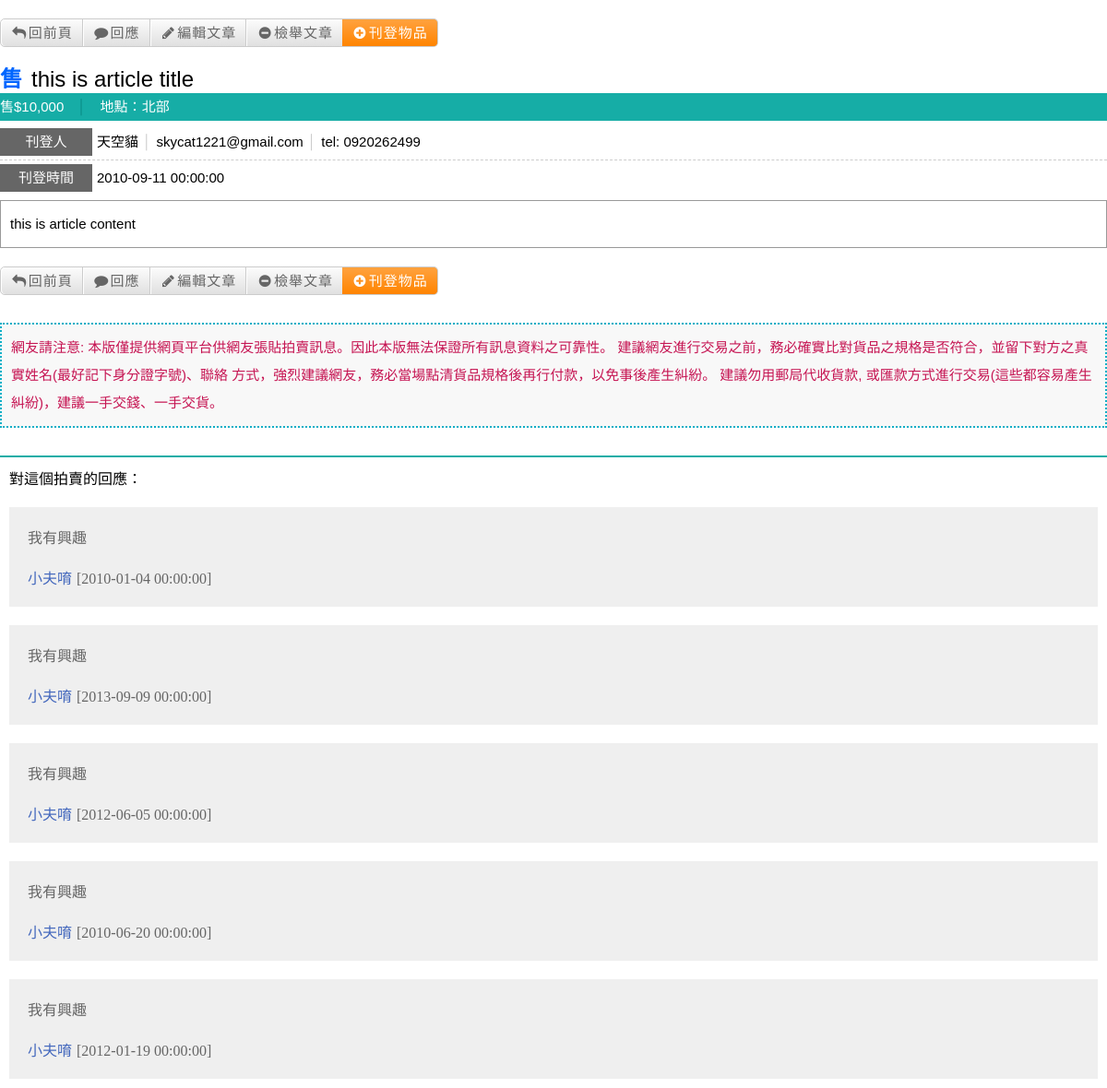
The page /sh_article.php?article_id=2 on the database its author committed.
### tables this page shows
CREATE TABLE IF NOT EXISTS `tblArticle` (
  `article_id` int(10) unsigned NOT NULL AUTO_INCREMENT,
  `user_id` int(10) unsigned NOT NULL,
  `sh_sub_category_id` int(10) unsigned NOT NULL,
  `article_title` varchar(128) DEFAULT NULL,
  `article_content` text,
  `article_sh_trade_status` int(10) unsigned NOT NULL,
  `article_sh_price` int(10) unsigned NOT NULL,
  `article_sh_area` int(10) unsigned NOT NULL,
  `article_email` varchar(254) DEFAULT NULL,
  `article_phone_number` char(10) DEFAULT NULL,
  `article_img_url1` varchar(2000) DEFAULT NULL,
  `article_img_url2` varchar(2000) DEFAULT NULL,
  `article_create_time` datetime NOT NULL,
  `article_update_time` datetime NOT NULL,
  PRIMARY KEY (`article_id`)
);

CREATE TABLE IF NOT EXISTS `tblReply` (
  `reply_id` int(10) unsigned NOT NULL AUTO_INCREMENT,
  `article_id` int(10) unsigned NOT NULL,
  `user_id` int(10) unsigned NOT NULL,
  `reply_content` text NOT NULL,
  `reply_create_time` datetime NOT NULL,
  `reply_update_time` datetime NOT NULL,
  PRIMARY KEY (`reply_id`)
);

### common.inc.php (called while the page is built, shortened)
<?php
require_once("shdb.inc.php");
$area_names = array(1 => "北部", 2 => "中部", 3 => "南部", 4 => "花東", 5 => "離島", 9 => "其他");
$trade_status_names = array(1 => "售", 2 => "徵", 3 => "交換", 4 => "團購");
?>

### shdb.inc.php (called while the page is built, shortened)
<?php
class DB {
	private static $_db;
	private function __construct() {
		try {
			self::$_db = new PDO("mysql:host=localhost;dbname=dcview;charset=UTF8", "root", "9999");
			self::$_db->setAttribute(PDO::ATTR_ERRMODE, PDO::ERRMODE_EXCEPTION);
		} catch (PDOException $e) {
			echo "Connection failed: ".$e->getMessage();
		}
	}
	public static function getPDO() {
		return self::$_db;
	}
}
class RecordModel {
	private $_fields = array();
	private $_tableReference = "";
	private $_whereCond = "";
	public function __construct($table_name) {
		$this->_tableReference = $table_name;
	}
	public function read() {
		if (is_array($this->_fields) && count($this->_fields) > 0) {
			$fields = implode(",", $this->_fields);
		} else {
			$fields = "*";
		}
		$where_clause = "1 = 1";
		if (is_array($this->_whereCond) && count($this->_whereCond) > 0) {
			$where_clause = implode(" AND ", array_keys($this->_whereCond));
		}
		$sql = array();
		array_push($sql, "SELECT", $fields, "FROM", $this->_tableReference, "WHERE", $where_clause);
		try {
			$ps = DB::getPDO()->prepare(implode(" ", $sql));
			$ps->execute(array_values($this->_whereCond));
			return $ps->fetchAll(PDO::FETCH_ASSOC);
		} catch (PDOException $e) {
			echo $e->getMessage();
		}
	}
	public function initReadSQL($fields, $where_cond = "", $table_reference = "", $order_by_clause = "", $limit = "", $offset = "") {
		$this->_fields = $fields;
		if ($where_cond !== "") {
			$this->_whereCond = $where_cond;
		}
		$this->_orderByClause = $order_by_clause;
		$this->_limit = $limit;
	}
}
?>

### sh_article.php (the view, shortened to what this page needs)
<?php
require_once("common.inc.php");
$fields = array("article_id", "content", "submit");
$post_data = array_intersect_key($_POST, array_fill_keys($fields, null));
if (isset($_GET["article_id"])) {
	$article_id = (int)$_GET["article_id"];
	$ta = new TblArticle();
	$fields = array("*");
	$where_cond = array("article_id = ?" => $article_id);
	$ta->initReadSQL($fields, $where_cond);
	$article_record = $ta->read();
	if (count($article_record) == 1) {
		$article_record = $article_record[0];
	} else {
		exit();
	}
} else if (count($post_data) == count($fields)) {
	$article_id = (int)$post_data["article_id"];
	$now = date("Y-m-d H:i:s");
	if ($post_data["submit"] == "reply") {
		$record = array(
			"article_id" => $article_id,
			"user_id" => 1,
			"reply_content" => htmlentities(str_replace("<br>", "\n", $post_data["content"])),
			"reply_create_time" => $now,
			"reply_update_time" => $now,
		);
		$tr = new TblReply();
		$tr->create($record);
	} else if ($post_data["submit"] == "edit") {
		$record = array(
			"article_content" => htmlentities(str_replace("<br>", "\n", $post_data["content"])),
			"article_update_time" => $now,
		);
		$where_cond = array("article_id = ?" => $article_id);
		$ta = new TblArticle();
		$ta->update($record, $where_cond);
	} else if ($post_data["submit"] == "report") {
		$record = array(
			"article_id" => $article_id,
			"user_id" => 1,
			"report_comment" => htmlentities($post_data["content"]),
			"report_create_time" => $now,
		);
		$tr = new TblReport();
		$tr->create($record);
	} else {
	}
	header("Location: {$_SERVER["PHP_SELF"]}?article_id=$article_id");
	exit();
} else {
	exit();
}
?>
<!DOCTYPE html PUBLIC "-//W3C//DTD XHTML 1.0 Transitional//EN" "http://www.w3.org/TR/xhtml1/DTD/xhtml1-transitional.dtd">
<html xmlns="http://www.w3.org/1999/xhtml">
<head>
<link rel="stylesheet" href="css/kickstart.css" media="all" />
<link rel="stylesheet" href="css/form_style.css" media="all" />
<link rel="stylesheet" href="css/magnific-popup.css">
</head>
<body>
<div class="button_style">
<ul class="button-bar">
<li><a href="<?php echo (isset($_SERVER["HTTP_REFERER"])) ? $_SERVER["HTTP_REFERER"]: "sh_list.php"; ?>"><i class="icon-reply"></i>回前頁</a></li>
<li><a href="#reply-popup" class="open-reply-popup-link"><i class="icon-comment"></i>回應</a></li>
<li><a href="#edit-popup" class="open-edit-popup-link"><i class="icon-pencil"></i>編輯文章</a></li>
<li><a href="#report-popup" class="open-report-popup-link"><i class=" icon-minus-sign"></i>檢舉文章</a></li>
<li class="last"><a href="sh_post.php"><i class="icon-plus-sign"></i>刊登物品</a></li>
</ul>
</div>
<div class="p_content">
<h3><span><?php echo $trade_status_names[$article_record["article_sh_trade_status"]]; ?></span><?php echo $article_record["article_title"]; ?></h3>
<ul class="title">
<li>售$<?php echo number_format($article_record["article_sh_price"]); ?><span class="symbo2">│</span></li>
<li>地點：<?php echo $area_names[$article_record["article_sh_area"]]; ?></li>
</ul>
<div class="title01">
<ul>
<li class="po">刊登人</li>
<li>天空貓<span class="symbol">│</span></li>
<li>skycat1221@gmail.com<span class="symbol">│</span></li>
<li>tel: 0920262499</li>
</ul>
</div>
<div class="title01_1">
<ul>
<li class="po">刊登時間</li>
<li><?php echo $article_record["article_create_time"]; ?></li>
</ul>
</div>
<div class="title02">
<p><?php echo str_replace("\n", "<br>", $article_record["article_content"]); ?></p>
</div>
<div class="button_style">
<ul class="button-bar">
<li><a href="<?php echo (isset($_SERVER["HTTP_REFERER"])) ? $_SERVER["HTTP_REFERER"]: "sh_list.php"; ?>"><i class="icon-reply"></i>回前頁</a></li>
<li><a href="#reply-popup" class="open-reply-popup-link"><i class="icon-comment"></i>回應</a></li>
<li><a href="#edit-popup" class="open-edit-popup-link"><i class="icon-pencil"></i>編輯文章</a></li>
<li><a href="#report-popup" class="open-report-popup-link"><i class=" icon-minus-sign"></i>檢舉文章</a></li>
<li class="last"><a href="sh_post.php"><i class="icon-plus-sign"></i>刊登物品</a></li>
</ul>
</div>
<div class="title03">
<p>網友請注意:
本版僅提供網頁平台供網友張貼拍賣訊息。因此本版無法保證所有訊息資料之可靠性。
建議網友進行交易之前，務必確實比對貨品之規格是否符合，並留下對方之真實姓名(最好記下身分證字號)、聯絡 方式，強烈建議網友，務必當場點清貨品規格後再行付款，以免事後產生糾紛。
建議勿用郵局代收貨款, 或匯款方式進行交易(這些都容易產生糾紛)，建議一手交錢、一手交貨。</p>
</div>
<div class="title04">
<span>對這個拍賣的回應：</span>
<?php
$tr = new TblReply();
$fields = array("user_id", "reply_content", "reply_create_time");
$where_cond = array("article_id = ?" => $article_id);
$tr->initReadSQL($fields, $where_cond);
$reply_list = $tr->read();
foreach ($reply_list as $value) {
?>
<ul>
<li class="first"><?php echo str_replace("\n", "<br>", $value["reply_content"]); ?></li>
<li>小夫唷<span>[<?php echo $value["reply_create_time"]; ?>]</span></li>
</ul>
<?php
}
?>
</div>
</div>
</body>
</html>

### css/kickstart.css (style rules this page uses)
* { -webkit-box-sizing: border-box; -moz-box-sizing: border-box; box-sizing: border-box; }
a { color:#6e6e6e; text-decoration:none; letter-spacing:1px; }
a [class^="icon-"] { color:inherit;text-decoration:none; }
h1,h2,h3,h4,h5,h6 { font-weight:bold; line-height:140%; }
h3 { font:24px/30px "微軟正黑體", Arial, Helvetica, sans-serif; color:#000; }
h3 span { color:#06F; padding-right:10px; font-weight:bold; }
p { margin:10px 0; }
ul, ol { padding:0; margin:0 0 20px 25px; }
li { padding:5px 0; margin:0; }

### css/form_style.css (style rules this page uses)
.p_content { margin-top:20px; }
.p_content ul.title { height:30px; background-color:#16ADA6; color:#FFF; font:15px/30px "微軟正黑體", Arial, Helvetica, sans-serif; margin-bottom:8px; }
.p_content ul.title span.symbo2 { color:#0b8c86; padding:0 15px; }
.p_content ul.title li { float:left; }
.p_content .title01 { height:35px; margin-top:4px; border-bottom:1px #CCCCCC dashed; }
.p_content .title01 ul { height:30px; }
.p_content .title01 ul li { float:left; height:30px; font:15px/30px "微軟正黑體", Arial, Helvetica, sans-serif; }
.p_content .title01 ul li.po { width:100px; height:30px; background-color:#666; color:#FFF; text-align:center; margin-right:5px; }
.p_content .title01 ul li span.symbol { color:#CCC; padding:0 5px; }
.p_content .title01_1 { height:35px; margin-top:4px; }
.p_content .title01_1 ul { height:30px; }
.p_content .title01_1 ul li { float:left; height:30px; font:15px/30px "微軟正黑體", Arial, Helvetica, sans-serif; }
.p_content .title01_1 ul li.po { width:100px; height:30px; background-color:#666; color:#FFF; text-align:center; margin-right:5px; }
.p_content .title02 { margin-top:4px; border:1px solid #999; padding:10px 10px; }
.p_content .title02 p { font:15px/30px "微軟正黑體", Arial, Helvetica, sans-serif; }
.p_content .title03 { margin-top:30px; padding:10px 10px; color:#c61553; background-color:#f8f8f8; border:2px dotted #0caec6; }
.p_content .title03 p { font:15px/30px "微軟正黑體", Arial, Helvetica, sans-serif; }
.p_content .title04 { margin-top:30px; padding:10px 10px; border-top:2px solid #16ADA6; }
.p_content .title04 ul { height:auto; margin-top:20px; background-color:#EFEFEF; padding:20px 20px; }
.p_content .title04 ul li.first { padding-bottom:20px;color:#666; }
.p_content .title04 ul li { color:#4468BD; }
.p_content .title04 ul li span { color:#666; padding-left:5px; }
.button_style { margin-top:20px; }

### css/kickstart-forms.css (style rules this page uses)
input[type="text"], textarea, button, a.button, a, input[type="file"] { -moz-transition: -moz-box-shadow 0.5s, border 0.5s, background 0.5s; -webkit-transition: -webkit-box-shadow 0.5s, border 0.5s, background 0.5s; -o-transition: box-shadow 0.5s, border 0.5s, background 0.5s; transition: box-shadow 0.5s, border 0.5s, background 0.5s; }

### rows shown on the page
tblarticle: article_sh_trade_status "售", article_title "this is article title", article_sh_price "10,000", article_sh_area "北部", article_create_time "2010-09-11 00:00:00", article_content "this is article content"
tblreply: reply_content "我有興趣", reply_create_time "2010-01-04 00:00:00"
tblreply: reply_content "我有興趣", reply_create_time "2013-09-09 00:00:00"
tblreply: reply_content "我有興趣", reply_create_time "2012-06-05 00:00:00"
tblreply: reply_content "我有興趣", reply_create_time "2010-06-20 00:00:00"
tblreply: reply_content "我有興趣", reply_create_time "2012-01-19 00:00:00"
